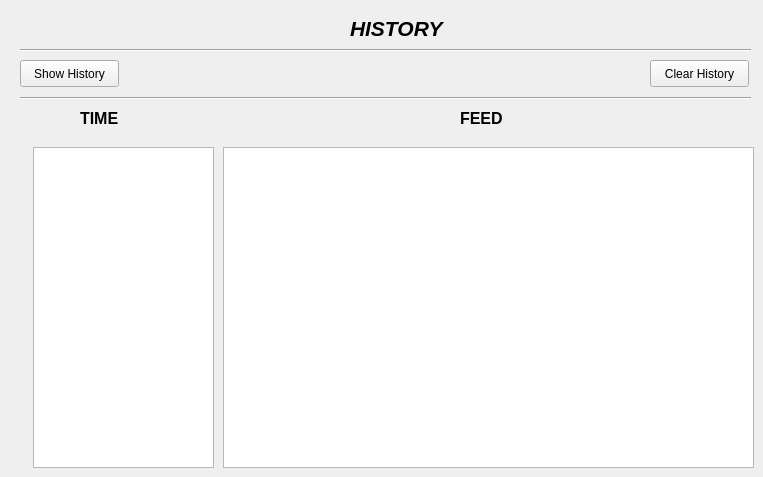
        <widget class="QWidget" name="tab_8">
         <attribute name="title">
          <string>          History           </string>
         </attribute>
         <widget class="QLabel" name="label_149">
          <property name="geometry">
           <rect>
            <x>350</x>
            <y>20</y>
            <width>191</width>
            <height>17</height>
           </rect>
          </property>
          <property name="font">
           <font>
            <pointsize>16</pointsize>
            <weight>75</weight>
            <italic>true</italic>
            <bold>true</bold>
           </font>
          </property>
          <property name="text">
           <string>HISTORY</string>
          </property>
         </widget>
         <widget class="Line" name="line_72">
          <property name="geometry">
           <rect>
            <x>20</x>
            <y>40</y>
            <width>731</width>
            <height>20</height>
           </rect>
          </property>
          <property name="orientation">
           <enum>Qt::Horizontal</enum>
          </property>
         </widget>
         <widget class="QTextEdit" name="textEdit_17">
          <property name="geometry">
           <rect>
            <x>223</x>
            <y>147</y>
            <width>531</width>
            <height>321</height>
           </rect>
          </property>
         </widget>
         <widget class="QPushButton" name="pushButton_46">
          <property name="geometry">
           <rect>
            <x>20</x>
            <y>60</y>
            <width>99</width>
            <height>27</height>
           </rect>
          </property>
          <property name="text">
           <string>Show History</string>
          </property>
         </widget>
         <widget class="QPushButton" name="pushButton_47">
          <property name="geometry">
           <rect>
            <x>650</x>
            <y>60</y>
            <width>99</width>
            <height>27</height>
           </rect>
          </property>
          <property name="text">
           <string>Clear History</string>
          </property>
         </widget>
         <widget class="QTextEdit" name="textEdit_2">
          <property name="geometry">
           <rect>
            <x>33</x>
            <y>147</y>
            <width>181</width>
            <height>321</height>
           </rect>
          </property>
         </widget>
         <widget class="QLabel" name="label_33">
          <property name="geometry">
           <rect>
            <x>80</x>
            <y>110</y>
            <width>68</width>
            <height>17</height>
           </rect>
          </property>
          <property name="font">
           <font>
            <pointsize>12</pointsize>
            <weight>75</weight>
            <bold>true</bold>
           </font>
          </property>
          <property name="text">
           <string>TIME</string>
          </property>
         </widget>
         <widget class="QLabel" name="label_34">
          <property name="geometry">
           <rect>
            <x>460</x>
            <y>110</y>
            <width>68</width>
            <height>17</height>
           </rect>
          </property>
          <property name="font">
           <font>
            <pointsize>12</pointsize>
            <weight>75</weight>
            <bold>true</bold>
           </font>
          </property>
          <property name="text">
           <string>FEED</string>
          </property>
         </widget>
         <widget class="Line" name="line_20">
          <property name="geometry">
           <rect>
            <x>20</x>
            <y>90</y>
            <width>731</width>
            <height>16</height>
           </rect>
          </property>
          <property name="orientation">
           <enum>Qt::Horizontal</enum>
          </property>
         </widget>
        </widget>
